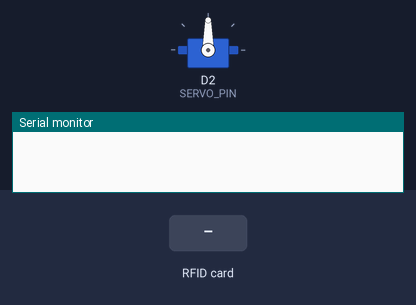
The sketch below on a simulated ESP8266 (NodeMCU). Shown: servo, the last lines printed to the serial monitor. Wiring (inferred from the names in the program): 2 × IR receiver: data D1 / data D0. The inputs (shaded band) are chosen by the test bench.

Above: at 1.2 s.
1.3 s: RFID card 5E 7A 19 C4 held to the reader
At 6.8 s:
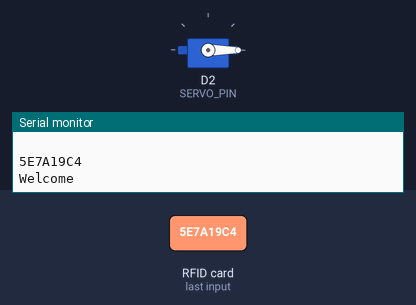
Timing chart, 0 to 8.3 s (numbered marks = the images above; inputs shaded):
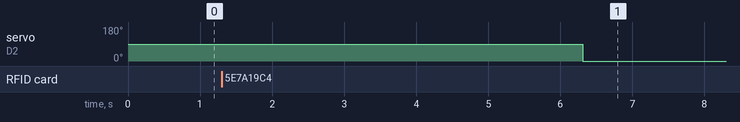

Measured:
- after the input at 1.3 s, servo on D2 (SERVO_PIN): 90° → 0° after 5.0 s

The sketch:

Car_entrance_Permission_code.ino
```cpp
#include <SPI.h>
#include <MFRC522.h>
#include <Servo.h>

constexpr uint8_t RST_PIN = D3;
constexpr uint8_t SS_PIN = D4;
constexpr uint8_t SERVO_PIN = D2;
constexpr uint8_t IR_PIN_1 = D1;
constexpr uint8_t IR_PIN_2 = D0;

MFRC522 rfid(SS_PIN, RST_PIN);
Servo myservo;

void setup() {
  Serial.begin(9600);
  SPI.begin();
  rfid.PCD_Init();
  myservo.attach(SERVO_PIN);
  pinMode(IR_PIN_1, INPUT);
  pinMode(IR_PIN_2, INPUT);
}

void loop() {
  int parking1 = digitalRead(IR_PIN_1);
  int parking2 = digitalRead(IR_PIN_2);
  bool gate = false;
  if (rfid.PICC_IsNewCardPresent() && rfid.PICC_ReadCardSerial()) {
    Serial.println("Card UID : ");
    Serial.println(" ");
    for (int i = 0; i < rfid.uid.size; i++) {
      Serial.print(rfid.uid.uidByte[i], HEX);
    }
    if(parking1 || parking2){
      gate = true;
      Serial.println(" ");
      Serial.println("Welcome");
    }
    else{
      Serial.println("Parking Occupied");
    }
  }
  if (gate) {
    myservo.write(90);
    delay(5000);
    myservo.write(0);
    delay(5000);
  }
}
```
